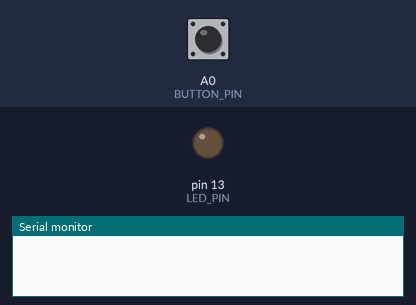
This sketch was run on a simulated Arduino Uno, built with avr-gcc and run on an emulated ATmega328P. Parts: output pins drawn as LEDs (lit = HIGH), the last lines printed to the serial monitor. Inputs (shaded band) come from the test bench; at power-on: A0 (BUTTON_PIN) LOW.

Above: at 1.2 s.
1.3 s: A0 (BUTTON_PIN) pulled HIGH for 0.15 s
At 2.6 s:
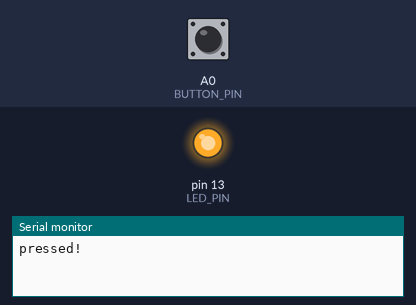
2.9 s: A0 (BUTTON_PIN) pulled HIGH for 1 s
At 5.1 s:
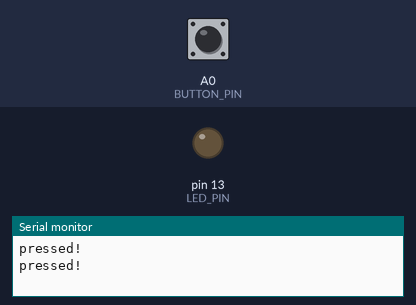
5.4 s: A0 (BUTTON_PIN) pulled HIGH for 3.2 s
At 9.9 s:
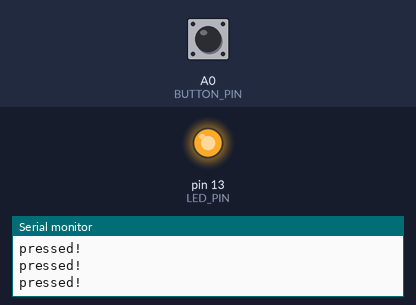
Timing chart, 0 to 11.4 s (numbered marks = the images above; inputs shaded):
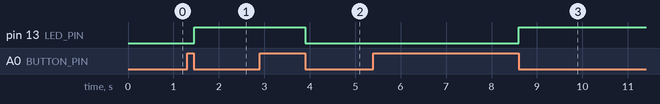

The sketch:

bounce_button.ino
```cpp
/*
 DESCRIPTION
 ====================
 This is an example of the Bounce2::Button class.
 When the user presses a physical button, it toggles a LED on or off.
 The Button class matches an electrical state to a physical action.
 Use .setPressedState(LOW or HIGH) to set the detection state for when the button is pressed.


 INSCRUCTIONS
 ====================

 Set BUTTON_PIN to the pin attached to the button.
 Set LED_PIN to the pin attached to a LED.

 */

 // WE WILL attach() THE BUTTON TO THE FOLLOWING PIN IN setup()
#define BUTTON_PIN A0

// DEFINE THE PIN FOR THE LED :
// 1) SOME BOARDS HAVE A DEFAULT LED (LED_BUILTIN)
//#define LED_PIN LED_BUILTIN
// 2) OTHERWISE SET YOUR OWN PIN
#define LED_PIN 13

// Include the Bounce2 library found here :
// https://github.com/thomasfredericks/Bounce2
#include <Bounce2.h>

// INSTANTIATE A Button OBJECT FROM THE Bounce2 NAMESPACE
Bounce2::Button button = Bounce2::Button();


// SET A VARIABLE TO STORE THE LED STATE
int ledState = LOW;

void setup() {

  // BUTTON SETUP

  // SELECT ONE OF THE FOLLOWING :
  // 1) IF YOUR BUTTON HAS AN INTERNAL PULL-UP
  // button.attach( BUTTON_PIN ,  INPUT_PULLUP ); // USE INTERNAL PULL-UP
  // 2) IF YOUR BUTTON USES AN EXTERNAL PULL-UP
  button.attach( BUTTON_PIN, INPUT ); // USE EXTERNAL PULL-UP

  // DEBOUNCE INTERVAL IN MILLISECONDS
  button.interval(5);

  // INDICATE THAT THE LOW STATE CORRESPONDS TO PHYSICALLY PRESSING THE BUTTON
  button.setPressedState(LOW);

  // LED SETUP
  pinMode(LED_PIN,OUTPUT);
  digitalWrite(LED_PIN,ledState);

  Serial.begin(9600);

}

void loop() {
  // UPDATE THE BUTTON
  // YOU MUST CALL THIS EVERY LOOP
  button.update();

  // <Button>.pressed() RETURNS true IF THE STATE CHANGED
  // AND THE CURRENT STATE MATCHES <Button>.setPressedState(<HIGH or LOW>);
  if ( button.pressed() ) {

    // TOGGLE THE LED STATE :
    ledState = !ledState; // SET ledState TO THE OPPOSITE OF ledState
    digitalWrite(LED_PIN,ledState); // WRITE THE NEW ledState
    Serial.println("pressed!");
  }
}
```

Measured:
- after the input at 1.3 s, pin 13 (LED_PIN): LOW → HIGH after 0.15 s
- after the input at 2.9 s, pin 13 (LED_PIN): HIGH → LOW after 1.0 s
- after the input at 5.4 s, pin 13 (LED_PIN): LOW → HIGH after 3.2 s
